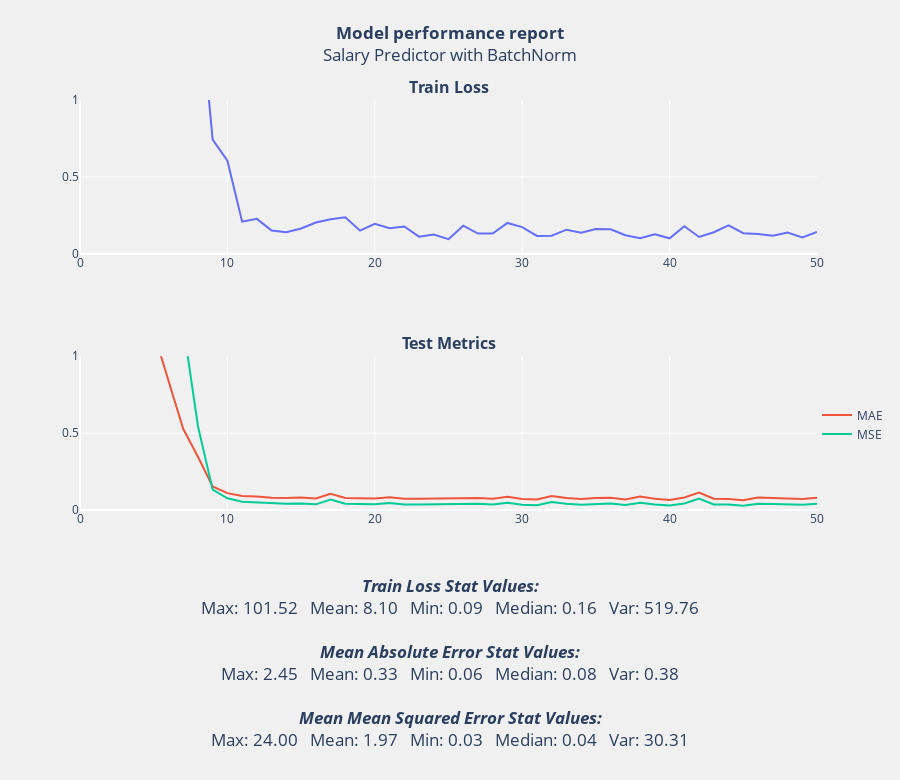

Write notebook code for a chart like this one.
### Code cell
draw_loss_acc_plot('Salary Predictor with BatchNorm and One Additional Layer', train_loss_3, list_mae_3, list_mse_3)

### Figure 1 — Plotly figure (JSON) as saved in the notebook; plotly's stock layout.template omitted (floating-point values rounded to 4 significant figures)
{"data": [{"mode": "lines", "name": "Train Loss", "showlegend": false, "type": "scatter", "x": [0, 1, 2, 3, 4, 5, 6, 7, 8, 9, 10, 11, 12, 13, 14, 15, 16, 17, 18, 19, 20, 21, 22, 23, 24, 25, 26, 27, 28, 29, 30, 31, 32, 33, 34, 35, 36, 37, 38, 39, 40, 41, 42, 43, 44, 45, 46, 47, 48, 49, 50], "xaxis": "x", "y": [101.5, 90.67, 76.27, 57.39, 39.01, 23.22, 11.53, 4.556, 1.762, 0.7428, 0.6047, 0.2089, 0.2268, 0.1513, 0.1393, 0.1647, 0.2035, 0.224, 0.2375, 0.1503, 0.1945, 0.1654, 0.1769, 0.1112, 0.1253, 0.09453, 0.1826, 0.1313, 0.1314, 0.2004, 0.1736, 0.1159, 0.1176, 0.1565, 0.1368, 0.1609, 0.1587, 0.1204, 0.1016, 0.1271, 0.1005, 0.1795, 0.109, 0.1401, 0.1847, 0.134, 0.1282, 0.1172, 0.1379, 0.1064, 0.1415], "yaxis": "y"}, {"mode": "lines", "name": "MAE", "type": "scatter", "x": [0, 1, 2, 3, 4, 5, 6, 7, 8, 9, 10, 11, 12, 13, 14, 15, 16, 17, 18, 19, 20, 21, 22, 23, 24, 25, 26, 27, 28, 29, 30, 31, 32, 33, 34, 35, 36, 37, 38, 39, 40, 41, 42, 43, 44, 45, 46, 47, 48, 49, 50], "xaxis": "x2", "y": [2.446, 2.352, 2.155, 1.858, 1.524, 1.156, 0.8348, 0.5281, 0.3467, 0.1527, 0.1096, 0.0912, 0.08726, 0.07956, 0.0783, 0.08106, 0.07449, 0.1059, 0.07793, 0.07584, 0.07431, 0.08289, 0.07322, 0.07328, 0.07419, 0.0784, 0.07934, 0.07778, 0.07267, 0.08689, 0.07151, 0.0682, 0.09152, 0.07735, 0.07095, 0.07852, 0.07975, 0.069, 0.08768, 0.07319, 0.06462, 0.08103, 0.1137, 0.0738, 0.07217, 0.06344, 0.08055, 0.07796, 0.07333, 0.07188, 0.07901], "yaxis": "y2"}, {"mode": "lines", "name": "MSE", "type": "scatter", "x": [0, 1, 2, 3, 4, 5, 6, 7, 8, 9, 10, 11, 12, 13, 14, 15, 16, 17, 18, 19, 20, 21, 22, 23, 24, 25, 26, 27, 28, 29, 30, 31, 32, 33, 34, 35, 36, 37, 38, 39, 40, 41, 42, 43, 44, 45, 46, 47, 48, 49, 50], "xaxis": "x2", "y": [24.0, 22.23, 18.68, 13.93, 9.429, 5.505, 2.891, 1.205, 0.5463, 0.1322, 0.07583, 0.05411, 0.04949, 0.04236, 0.04062, 0.04268, 0.0369, 0.06825, 0.04051, 0.03852, 0.03729, 0.0453, 0.03598, 0.0362, 0.03694, 0.0408, 0.04149, 0.04004, 0.03576, 0.04761, 0.0346, 0.03146, 0.05148, 0.04004, 0.03435, 0.04029, 0.04216, 0.0321, 0.04752, 0.03582, 0.0288, 0.042, 0.07437, 0.03598, 0.03502, 0.02782, 0.04125, 0.03954, 0.0357, 0.03407, 0.04077], "yaxis": "y2"}], "layout": {"annotations": [{"font": {"size": 16}, "showarrow": false, "text": "<b>Train Loss</b>", "x": 0.5, "xanchor": "center", "xref": "paper", "y": 1, "yanchor": "bottom", "yref": "paper"}, {"font": {"size": 16}, "showarrow": false, "text": "<b>Test Metrics</b>", "x": 0.5, "xanchor": "center", "xref": "paper", "y": 0.375, "yanchor": "bottom", "yref": "paper"}], "autosize": false, "height": 780, "legend": {"x": 1, "y": 0.15}, "margin": {"b": 270}, "paper_bgcolor": "rgba(240, 240, 240, 0.95)", "plot_bgcolor": "rgba(240, 240, 240, 0.95)", "title": {"text": "<b>Model performance report</b><br>Salary Predictor with BatchNorm<br><br><br><br><br><br><br><br><br><br><br><br><br><br><br><br><br><br><br><br><br><br><br><br><b><i>Train Loss Stat Values:</i></b><br>Max: 101.52   Mean: 8.10   Min: 0.09   Median: 0.16   Var: 519.76<br><br><b><i>Mean Absolute Error Stat Values:</i></b><br>Max: 2.45   Mean: 0.33   Min: 0.06   Median: 0.08   Var: 0.38<br><br><b><i>Mean Mean Squared Error Stat Values:</i></b><br>Max: 24.00   Mean: 1.97   Min: 0.03   Median: 0.04   Var: 30.31", "x": 0.5, "xanchor": "center", "y": 0.95, "yanchor": "top"}, "width": 900, "xaxis": {"anchor": "y", "domain": [0, 1]}, "xaxis2": {"anchor": "y2", "domain": [0, 1]}, "yaxis": {"anchor": "x", "domain": [0.625, 1], "range": [0, 1]}, "yaxis2": {"anchor": "x2", "domain": [0, 0.375], "range": [0, 1]}}}
